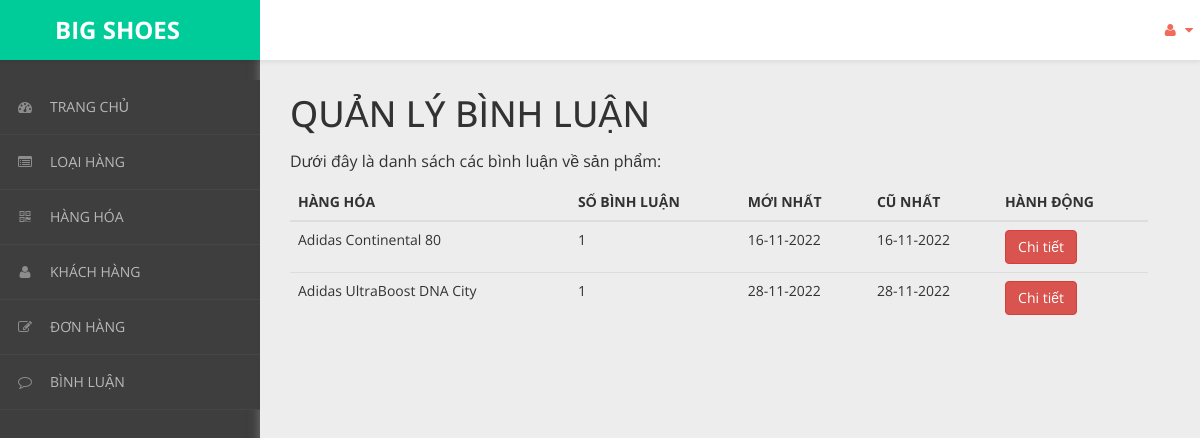
The app's page /admin/content/binh-luan/binh-luan-list.php with its own data.
### tables this page shows
CREATE TABLE `hang_hoa` (
  `ma_hh` int(11) NOT NULL,
  `ten_hh` varchar(50) NOT NULL,
  `hinh` varchar(50) NOT NULL,
  `hinh1` varchar(255) NOT NULL,
  `hinh2` varchar(255) NOT NULL,
  `hinh3` varchar(255) NOT NULL,
  `don_gia` int(11) NOT NULL,
  `giam_gia` int(11) NOT NULL,
  `so_luong_sp` int(11) NOT NULL,
  `mo_ta` varchar(500) NOT NULL,
  `ma_loai` int(11) NOT NULL
);

### admin/dao/pdo.php (called while the page is built, shortened)
<?php
    function pdo_get_connection(){
        $pdo = new PDO("mysql:host=localhost;dbname=bigshoes",'root','');
        $pdo->setAttribute(PDO::ATTR_ERRMODE, PDO::ERRMODE_EXCEPTION);
        return $pdo;
    }
    function pdo_query($sql){
        $sql_args = array_slice(func_get_args(),1);
        try{
            $conn = pdo_get_connection();
            $stmt = $conn ->prepare($sql);
            $stmt -> execute($sql_args);
            $rows = $stmt -> fetchAll();
            return $rows;
        }catch(PDOException $e){
            throw $e;
        }finally{
            unset($conn);
        }
    }
    ?>

### admin/dao/thong-ke.php (called while the page is built, shortened)
<?php
require_once('pdo.php');
function thong_ke_binh_luan()
{
        $sql = "SELECT hh.ma_hh, hh.ten_hh,"
                . " COUNT(*) so_luong,"
                . " MIN(bl.ngay_bl) cu_nhat,"
                . " MAX(bl.ngay_bl) moi_nhat"
                . " FROM binh_luan bl "
                . " JOIN hang_hoa hh ON hh.ma_hh=bl.ma_hh "
                . " GROUP BY hh.ma_hh, hh.ten_hh"
                . " HAVING so_luong > 0";
        return pdo_query($sql);
}

### admin/content/binh-luan/binh-luan-list.php (the view, shortened to what this page needs)
<!DOCTYPE html>
<html xmlns="http://www.w3.org/1999/xhtml">
<head>
    <link href="../../../css/admin/css/bootstrap.css" rel="stylesheet" />
    <link href="../../../css/admin/css/font-awesome.css" rel="stylesheet" />
    <link href="../../../css/admin/css/custom-styles.css" rel="stylesheet" />
</head>
<body>
    <div id="wrapper">
        <nav class="navbar navbar-default top-navbar" role="navigation">
            <div class="navbar-header">
                <a class="navbar-brand" href="../../../../bigshoes/trang-chinh/" style="background:#00CC99;"><strong style="margin-left: 40px;">BIG SHOES</strong></a>
            </div>
            <ul class="nav navbar-top-links navbar-right">
                <li class="dropdown">
                    <a class="dropdown-toggle" data-toggle="dropdown" href="#" aria-expanded="false">
                        <i class="fa fa-user fa-fw"></i> <i class="fa fa-caret-down"></i>
                    </a>
                </li>
            </ul>
        </nav>
        <nav class="navbar-default navbar-side" role="navigation">
            <div class="sidebar-collapse">
                <ul class="nav" id="main-menu">
                    <li>
                        <a href="../thong-ke/thong-ke-list.php"><i class="fa fa-dashboard"></i>TRANG CHỦ</a>
                    </li>
                    <li>
                        <a href="../loai-hang/loai-hang-list.php"><i class="fa fa-list-alt" aria-hidden="true"></i>LOẠI HÀNG</a>
                    </li>
                    <li>
                        <a href="../hang-hoa/hang-hoa-list.php"><i class="fa fa-qrcode"></i>HÀNG HÓA</a>
                    </li>
                    <li>
                        <a href="../khach-hang/khach-hang-list.php"><i class="fa fa-user"></i>KHÁCH HÀNG</a>
                    </li>
                    <li>
                        <a href="../hoa-don/hoa-don-list.php"><i class="fa fa-edit"></i>ĐƠN HÀNG</a>
                    </li>
                    <li>
                        <a href="../binh-luan/binh-luan-list.php"><i class="fa fa-comment-o" aria-hidden="true"></i>BÌNH LUẬN</a>
                    </li>
                </ul>
            </div>
        </nav>
        <div id="page-wrapper">
            <div class="header">
                <div class="page-header">
                    <h1>QUẢN LÝ BÌNH LUẬN</h1>
                    <p>Dưới đây là danh sách các bình luận về sản phẩm: </p>
                    <?php
                    require_once('../../daO/thong-ke.php');
                    $items = thong_ke_binh_luan();
                    ?>
                    <table class="table table-hover">
                        <thead>
                            <tr>
                                <th>HÀNG HÓA</th>
                                <th>SỐ BÌNH LUẬN</th>
                                <th>MỚI NHẤT</th>
                                <th>CŨ NHẤT</th>
                                <th>HÀNH ĐỘNG</th>
                            </tr>
                        </thead>
                        <tbody>
                            <?php foreach ($items as $item) {
                                extract($item);
                            ?>
                                <tr>
                                    <td><?= $ten_hh ?></td>
                                    <td><?= $so_luong ?></td>
                                    <td><?= $moi_nhat ?></td>
                                    <td><?= $cu_nhat ?></td>
                                    <td><a href="binh-luan-detail.php?ma_hh=<?= $ma_hh ?>"><button class="btn btn-danger">Chi tiết</button></a></td>
                                </tr>
                            <?php } ?>
                        </tbody>
                    </table>
                </div>
            </div>
        </div>
    </div>
</body>
</html>

### css/admin/css/custom-styles.css (style rules this page uses)
body { font-family: 'Open Sans', sans-serif; background: #3E3E3E; }
#wrapper { width: 100%; }
#page-wrapper { padding: 15px 15px; min-height: 600px; background: #EDEDED; }
h1, .h1, h2, .h2, h3, .h3 { margin-top: 7px; margin-bottom: -5px; }
p { font-size:16px; line-height:25px; padding-top:20px; }
.navbar-side { z-index: 0; }
.navbar-side .nav > li > a > i { color: #8C8C8C;padding: 8px;width: 30px;text-align: center; }
.top-navbar { position: fixed; width: 100%; z-index: 300; -webkit-box-shadow: 0 3px 3px rgba(0, 0, 0, 0.05); -moz-box-shadow: 0 3px 3px rgba(0, 0, 0, 0.05); box-shadow: 0 3px 3px rgba(0, 0, 0, 0.05); }
.navbar-side { z-index: 1; position: fixed; width: 260px; top: 80px; }
#page-wrapper { position: relative; top: 55px; box-shadow: 0 0 10px #757575; -moz-box-shadow: 0 0 10px #757575; -webkit-box-shadow: 0 0 10px #757575; }
.page-header { margin: 0;border-bottom: 1px solid transparent;text-align: left;background-color: rgb(237, 237, 237);padding: 32px 22px 32px 0;color: #323232; }
.header { margin: 0 30px; }
.top-navbar { margin:0px; }
.top-navbar .navbar-brand { color: #fff;width: 260px;text-align: left;height: 60px;font-size: 24px;font-weight: 700;line-height: 30px;background: #F36A5A; }
.top-navbar .nav > li { position: relative; display: inline-block; margin: 0px; padding: 0px; }
.top-navbar .nav > li > a { position: relative; display: block; padding: 20px;color: #FFFFFF; margin: 0px; }
.sidebar-collapse , .sidebar-collapse .nav { background:none; }
.sidebar-collapse .nav { padding:0; }
.sidebar-collapse .nav > li > a { color: #B8B8B8; background:transparent; text-shadow:none; font-size: 14px; }
.sidebar-collapse > .nav > li > a { padding: 12px 10px; }
.sidebar-collapse > .nav > li { border-bottom: 1px solid rgba(107, 108, 109, 0.19); }
.navbar-side { border:none; background: #3E3E3E; }
.top-navbar { background: #FFFFFF; border-bottom:none; }
.top-navbar .nav > li > a > i { margin-right: 2px; }
.navbar-default { border:0px solid black; }
.navbar-header { background: transparent; }
.nav > li > a > i { margin-right:10px; color: rgb(243, 106, 90); }
@media (min-width:768px) { #page-wrapper { margin: 0 0 0 260px; padding: 0; min-height: 1200px; } }
@media (min-width:768px) { .navbar-side { width: 260px; z-index: 1; } }
@media (min-width:768px) { .navbar { border-radius: 0px; } }

### records on screen
hang_hoa: ten_hh "Adidas Continental 80", so_luong "1", moi_nhat "16-11-2022", cu_nhat "16-11-2022"
hang_hoa: ten_hh "Adidas UltraBoost DNA City", so_luong "1", moi_nhat "28-11-2022", cu_nhat "28-11-2022"
